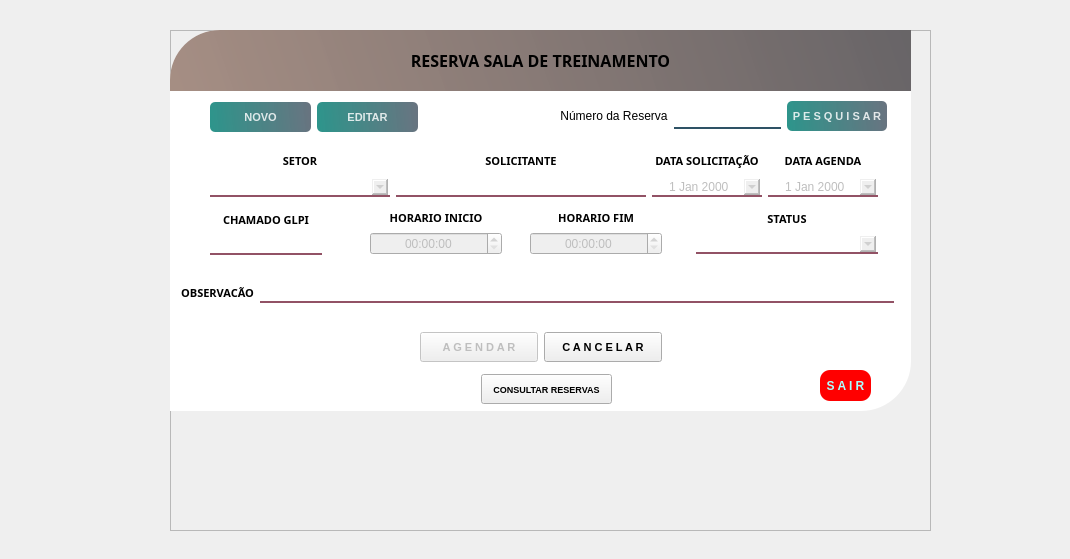
<?xml version="1.0" encoding="UTF-8"?>
<ui version="4.0">
 <class>MainWindow</class>
 <widget class="QMainWindow" name="MainWindow">
  <property name="geometry">
   <rect>
    <x>0</x>
    <y>0</y>
    <width>1070</width>
    <height>559</height>
   </rect>
  </property>
  <property name="windowTitle">
   <string>MainWindow</string>
  </property>
  <widget class="QWidget" name="centralwidget">
   <widget class="QStackedWidget" name="stackedWidget">
    <property name="geometry">
     <rect>
      <x>80</x>
      <y>30</y>
      <width>941</width>
      <height>581</height>
     </rect>
    </property>
    <property name="currentIndex">
     <number>0</number>
    </property>
    <widget class="QWidget" name="page">
     <widget class="QFrame" name="frame">
      <property name="geometry">
       <rect>
        <x>90</x>
        <y>0</y>
        <width>761</width>
        <height>501</height>
       </rect>
      </property>
      <property name="frameShape">
       <enum>QFrame::StyledPanel</enum>
      </property>
      <property name="frameShadow">
       <enum>QFrame::Raised</enum>
      </property>
      <widget class="QLabel" name="label">
       <property name="geometry">
        <rect>
         <x>0</x>
         <y>0</y>
         <width>741</width>
         <height>381</height>
        </rect>
       </property>
       <property name="styleSheet">
        <string notr="true">background-color: rgb(255, 255, 255);
border-bottom-right-radius: 50px;
border-top-left-radius: 50px;</string>
       </property>
       <property name="text">
        <string/>
       </property>
      </widget>
      <widget class="QWidget" name="layoutWidget">
       <property name="geometry">
        <rect>
         <x>40</x>
         <y>120</y>
         <width>668</width>
         <height>47</height>
        </rect>
       </property>
       <layout class="QHBoxLayout" name="horizontalLayout_3">
        <item>
         <layout class="QVBoxLayout" name="verticalLayout_3">
          <item>
           <widget class="QLabel" name="label_5">
            <property name="font">
             <font>
              <family>Miriam Libre</family>
              <pointsize>8</pointsize>
              <bold>true</bold>
             </font>
            </property>
            <property name="styleSheet">
             <string notr="true">color:rgb(0,0,0)</string>
            </property>
            <property name="text">
             <string>SETOR</string>
            </property>
            <property name="alignment">
             <set>Qt::AlignCenter</set>
            </property>
           </widget>
          </item>
          <item>
           <widget class="QComboBox" name="comboBox">
            <property name="enabled">
             <bool>false</bool>
            </property>
            <property name="minimumSize">
             <size>
              <width>180</width>
              <height>0</height>
             </size>
            </property>
            <property name="styleSheet">
             <string notr="true">border:2px solid rgba(0,0,0,0);
border-bottom-color:rgba(146,82,101,255);</string>
            </property>
            <item>
             <property name="text">
              <string/>
             </property>
            </item>
            <item>
             <property name="text">
              <string>Bioimagem</string>
             </property>
            </item>
            <item>
             <property name="text">
              <string>Banco de Leite</string>
             </property>
            </item>
            <item>
             <property name="text">
              <string>Coreme</string>
             </property>
            </item>
            <item>
             <property name="text">
              <string>Carteira Médica</string>
             </property>
            </item>
            <item>
             <property name="text">
              <string>CCIH</string>
             </property>
            </item>
            <item>
             <property name="text">
              <string>Diretoria</string>
             </property>
            </item>
            <item>
             <property name="text">
              <string>Externo - Outros</string>
             </property>
            </item>
            <item>
             <property name="text">
              <string>Externo - UEFS</string>
             </property>
            </item>
            <item>
             <property name="text">
              <string>Farmacia</string>
             </property>
            </item>
            <item>
             <property name="text">
              <string>IESG</string>
             </property>
            </item>
            <item>
             <property name="text">
              <string>Nutrição</string>
             </property>
            </item>
            <item>
             <property name="text">
              <string>Núcleo de Educação</string>
             </property>
            </item>
            <item>
             <property name="text">
              <string>Psicologia</string>
             </property>
            </item>
            <item>
             <property name="text">
              <string>Transporte</string>
             </property>
            </item>
            <item>
             <property name="text">
              <string>Planejamento Estratégico</string>
             </property>
            </item>
            <item>
             <property name="text">
              <string>Recursos Humanos</string>
             </property>
            </item>
            <item>
             <property name="text">
              <string>Tecnologia da Informação</string>
             </property>
            </item>
            <item>
             <property name="text">
              <string>Oncologia</string>
             </property>
            </item>
            <item>
             <property name="text">
              <string>Outros</string>
             </property>
            </item>
           </widget>
          </item>
         </layout>
        </item>
        <item>
         <layout class="QVBoxLayout" name="verticalLayout_4">
          <item>
           <widget class="QLabel" name="label_6">
            <property name="font">
             <font>
              <family>Miriam Libre</family>
              <pointsize>8</pointsize>
              <bold>true</bold>
             </font>
            </property>
            <property name="styleSheet">
             <string notr="true">color:rgb(0,0,0)</string>
            </property>
            <property name="text">
             <string>SOLICITANTE</string>
            </property>
            <property name="alignment">
             <set>Qt::AlignCenter</set>
            </property>
           </widget>
          </item>
          <item>
           <widget class="QLineEdit" name="lineEdit">
            <property name="enabled">
             <bool>false</bool>
            </property>
            <property name="minimumSize">
             <size>
              <width>240</width>
              <height>0</height>
             </size>
            </property>
            <property name="styleSheet">
             <string notr="true">border:2px solid rgba(0,0,0,0);
border-bottom-color:rgba(146,82,101,255);</string>
            </property>
           </widget>
          </item>
         </layout>
        </item>
        <item>
         <layout class="QVBoxLayout" name="verticalLayout_5">
          <item>
           <widget class="QLabel" name="label_7">
            <property name="font">
             <font>
              <family>Miriam Libre</family>
              <pointsize>8</pointsize>
              <bold>true</bold>
             </font>
            </property>
            <property name="styleSheet">
             <string notr="true">color:rgb(0,0,0)</string>
            </property>
            <property name="text">
             <string>DATA SOLICITAÇÃO</string>
            </property>
            <property name="alignment">
             <set>Qt::AlignCenter</set>
            </property>
           </widget>
          </item>
          <item>
           <widget class="QDateEdit" name="dateEdit">
            <property name="enabled">
             <bool>false</bool>
            </property>
            <property name="minimumSize">
             <size>
              <width>110</width>
              <height>0</height>
             </size>
            </property>
            <property name="maximumSize">
             <size>
              <width>16777215</width>
              <height>16777213</height>
             </size>
            </property>
            <property name="styleSheet">
             <string notr="true">border:2px solid rgba(0,0,0,0);
border-bottom-color:rgba(146,82,101,255);</string>
            </property>
            <property name="alignment">
             <set>Qt::AlignCenter</set>
            </property>
            <property name="calendarPopup">
             <bool>true</bool>
            </property>
           </widget>
          </item>
         </layout>
        </item>
        <item>
         <layout class="QVBoxLayout" name="verticalLayout_6">
          <item>
           <widget class="QLabel" name="label_8">
            <property name="font">
             <font>
              <family>Miriam Libre</family>
              <pointsize>8</pointsize>
              <bold>true</bold>
             </font>
            </property>
            <property name="styleSheet">
             <string notr="true">color:rgb(0,0,0)</string>
            </property>
            <property name="text">
             <string>DATA AGENDA</string>
            </property>
            <property name="alignment">
             <set>Qt::AlignCenter</set>
            </property>
           </widget>
          </item>
          <item>
           <widget class="QDateEdit" name="dateEdit_2">
            <property name="enabled">
             <bool>false</bool>
            </property>
            <property name="minimumSize">
             <size>
              <width>110</width>
              <height>0</height>
             </size>
            </property>
            <property name="styleSheet">
             <string notr="true">border:2px solid rgba(0,0,0,0);
border-bottom-color:rgba(146,82,101,255);</string>
            </property>
            <property name="alignment">
             <set>Qt::AlignCenter</set>
            </property>
            <property name="calendarPopup">
             <bool>true</bool>
            </property>
           </widget>
          </item>
         </layout>
        </item>
       </layout>
      </widget>
      <widget class="QLabel" name="label_4">
       <property name="geometry">
        <rect>
         <x>0</x>
         <y>0</y>
         <width>741</width>
         <height>61</height>
        </rect>
       </property>
       <property name="font">
        <font>
         <family>Miriam Libre</family>
         <pointsize>12</pointsize>
         <bold>true</bold>
        </font>
       </property>
       <property name="styleSheet">
        <string notr="true">background-color: qlineargradient(spread:pad, x1:0, y1:0.505682,x2:1,y2:0.477, stop:0 rgba(150, 123, 111, 219), stop:1 rgba(85, 81, 84, 226));
border-top-left-radius: 50px;
color:rgb(0,0,0)</string>
       </property>
       <property name="text">
        <string>RESERVA SALA DE TREINAMENTO</string>
       </property>
       <property name="alignment">
        <set>Qt::AlignCenter</set>
       </property>
      </widget>
      <widget class="QWidget" name="layoutWidget">
       <property name="geometry">
        <rect>
         <x>526</x>
         <y>179</y>
         <width>182</width>
         <height>45</height>
        </rect>
       </property>
       <layout class="QVBoxLayout" name="verticalLayout_7">
        <item>
         <widget class="QLabel" name="label_10">
          <property name="font">
           <font>
            <family>Miriam Libre</family>
            <pointsize>8</pointsize>
            <bold>true</bold>
           </font>
          </property>
          <property name="styleSheet">
           <string notr="true">color:rgb(0,0,0)</string>
          </property>
          <property name="text">
           <string>STATUS</string>
          </property>
          <property name="alignment">
           <set>Qt::AlignCenter</set>
          </property>
         </widget>
        </item>
        <item>
         <widget class="QComboBox" name="comboBox_2">
          <property name="enabled">
           <bool>false</bool>
          </property>
          <property name="minimumSize">
           <size>
            <width>180</width>
            <height>0</height>
           </size>
          </property>
          <property name="styleSheet">
           <string notr="true">border:2px solid rgba(0,0,0,0);
border-bottom-color:rgba(146,82,101,255);</string>
          </property>
          <item>
           <property name="text">
            <string/>
           </property>
          </item>
          <item>
           <property name="text">
            <string>Agendado</string>
           </property>
          </item>
          <item>
           <property name="text">
            <string>Aguardando chamado</string>
           </property>
          </item>
          <item>
           <property name="text">
            <string>Aguardando confirmação</string>
           </property>
          </item>
          <item>
           <property name="text">
            <string>Cancelado</string>
           </property>
          </item>
         </widget>
        </item>
       </layout>
      </widget>
      <widget class="QWidget" name="layoutWidget">
       <property name="geometry">
        <rect>
         <x>200</x>
         <y>180</y>
         <width>132</width>
         <height>45</height>
        </rect>
       </property>
       <layout class="QVBoxLayout" name="verticalLayout">
        <item>
         <widget class="QLabel" name="label_9">
          <property name="font">
           <font>
            <family>Miriam Libre</family>
            <pointsize>8</pointsize>
            <bold>true</bold>
           </font>
          </property>
          <property name="styleSheet">
           <string notr="true">color:rgb(0,0,0)</string>
          </property>
          <property name="text">
           <string>HORARIO INICIO</string>
          </property>
          <property name="alignment">
           <set>Qt::AlignCenter</set>
          </property>
         </widget>
        </item>
        <item>
         <widget class="QTimeEdit" name="timeEdit">
          <property name="enabled">
           <bool>false</bool>
          </property>
          <property name="alignment">
           <set>Qt::AlignCenter</set>
          </property>
          <property name="calendarPopup">
           <bool>true</bool>
          </property>
         </widget>
        </item>
       </layout>
      </widget>
      <widget class="QWidget" name="layoutWidget">
       <property name="geometry">
        <rect>
         <x>360</x>
         <y>180</y>
         <width>132</width>
         <height>45</height>
        </rect>
       </property>
       <layout class="QVBoxLayout" name="verticalLayout_2">
        <item>
         <widget class="QLabel" name="label_11">
          <property name="font">
           <font>
            <family>Miriam Libre</family>
            <pointsize>8</pointsize>
            <bold>true</bold>
           </font>
          </property>
          <property name="styleSheet">
           <string notr="true">color:rgb(0,0,0)</string>
          </property>
          <property name="text">
           <string>HORARIO FIM</string>
          </property>
          <property name="alignment">
           <set>Qt::AlignCenter</set>
          </property>
         </widget>
        </item>
        <item>
         <widget class="QTimeEdit" name="timeEdit_2">
          <property name="enabled">
           <bool>false</bool>
          </property>
          <property name="alignment">
           <set>Qt::AlignCenter</set>
          </property>
         </widget>
        </item>
       </layout>
      </widget>
      <widget class="QWidget" name="layoutWidget">
       <property name="geometry">
        <rect>
         <x>40</x>
         <y>180</y>
         <width>112</width>
         <height>45</height>
        </rect>
       </property>
       <layout class="QVBoxLayout" name="verticalLayout_8">
        <item>
         <widget class="QLabel" name="label_13">
          <property name="font">
           <font>
            <family>Miriam Libre</family>
            <pointsize>8</pointsize>
            <bold>true</bold>
           </font>
          </property>
          <property name="styleSheet">
           <string notr="true">color:rgb(0,0,0)</string>
          </property>
          <property name="text">
           <string>CHAMADO GLPI</string>
          </property>
          <property name="alignment">
           <set>Qt::AlignCenter</set>
          </property>
         </widget>
        </item>
        <item>
         <widget class="QLineEdit" name="lineEdit_3">
          <property name="enabled">
           <bool>false</bool>
          </property>
          <property name="minimumSize">
           <size>
            <width>110</width>
            <height>0</height>
           </size>
          </property>
          <property name="styleSheet">
           <string notr="true">border:2px solid rgba(0,0,0,0);
border-bottom-color:rgba(146,82,101,255);</string>
          </property>
         </widget>
        </item>
       </layout>
      </widget>
      <widget class="QWidget" name="layoutWidget">
       <property name="geometry">
        <rect>
         <x>390</x>
         <y>70</y>
         <width>327</width>
         <height>32</height>
        </rect>
       </property>
       <layout class="QHBoxLayout" name="horizontalLayout">
        <item>
         <widget class="QLabel" name="label_81">
          <property name="styleSheet">
           <string notr="true">color: rgb(0, 0, 0);</string>
          </property>
          <property name="text">
           <string>Número da Reserva</string>
          </property>
          <property name="alignment">
           <set>Qt::AlignCenter</set>
          </property>
         </widget>
        </item>
        <item>
         <widget class="QLineEdit" name="txt_consulta_reserva">
          <property name="minimumSize">
           <size>
            <width>100</width>
            <height>0</height>
           </size>
          </property>
          <property name="styleSheet">
           <string notr="true">
border:2px solid rgba(0,0,0,0);
border-bottom-color:rgba(46,82,101,255);
color:rgb(0,0,0);
padding-bottom:7px
</string>
          </property>
          <property name="text">
           <string/>
          </property>
         </widget>
        </item>
        <item>
         <widget class="QPushButton" name="btn_pesquisarNoti">
          <property name="minimumSize">
           <size>
            <width>100</width>
            <height>30</height>
           </size>
          </property>
          <property name="font">
           <font>
            <pointsize>8</pointsize>
            <bold>true</bold>
           </font>
          </property>
          <property name="styleSheet">
           <string notr="true">QPushButton#btn_pesquisarNoti{
	background-color: qlineargradient(spread:pad, x1:0, y1:0.505682, x2:1, y2:0.477, stop:0 rgba(11, 131, 120, 219), stop:1 rgba(85, 98, 112, 226));
	color:rgba(255, 255, 255, 210);
	border-radius: 5px;
}
QPushButton#btn_pesquisarNoti:hover{
	background-color: qlineargradient(spread:pad, x1:0, y1:0.505682,x2:1,y2:0.477, stop:0 rgba(150, 123, 111, 219), stop:1 rgba(85, 81, 84, 226));
}
QPushButton#btn_pesquisarNoti:pressed{
	padding-left:5px;
	padding -top:5px;
	background-color:rgba(150, 123, 111, 255);
}</string>
          </property>
          <property name="text">
           <string>P E S Q U I S A R</string>
          </property>
          <property name="iconSize">
           <size>
            <width>24</width>
            <height>24</height>
           </size>
          </property>
         </widget>
        </item>
       </layout>
      </widget>
      <widget class="QWidget" name="layoutWidget">
       <property name="geometry">
        <rect>
         <x>40</x>
         <y>70</y>
         <width>208</width>
         <height>34</height>
        </rect>
       </property>
       <layout class="QHBoxLayout" name="horizontalLayout_4">
        <item>
         <widget class="QPushButton" name="btn_notifica">
          <property name="minimumSize">
           <size>
            <width>100</width>
            <height>30</height>
           </size>
          </property>
          <property name="font">
           <font>
            <pointsize>8</pointsize>
            <bold>true</bold>
           </font>
          </property>
          <property name="styleSheet">
           <string notr="true">QPushButton#btn_notifica{
	background-color: qlineargradient(spread:pad, x1:0, y1:0.505682, x2:1, y2:0.477, stop:0 rgba(11, 131, 120, 219), stop:1 rgba(85, 98, 112, 226));
	color:rgba(255, 255, 255, 210);
	border-radius: 5px;
}
QPushButton#btn_notifica:hover{
	background-color: qlineargradient(spread:pad, x1:0, y1:0.505682,x2:1,y2:0.477, stop:0 rgba(150, 123, 111, 219), stop:1 rgba(85, 81, 84, 226));
}
QPushButton#btn_notifica:pressed{
	padding-left:5px;
	padding -top:5px;
	background-color:rgba(150, 123, 111, 255);
}</string>
          </property>
          <property name="text">
           <string>NOVO</string>
          </property>
          <property name="icon">
           <iconset>
            <normaloff>:/Icons/relatorio-de-saude.png</normaloff>:/Icons/relatorio-de-saude.png</iconset>
          </property>
          <property name="iconSize">
           <size>
            <width>24</width>
            <height>24</height>
           </size>
          </property>
         </widget>
        </item>
        <item>
         <widget class="QPushButton" name="btn_editar">
          <property name="enabled">
           <bool>false</bool>
          </property>
          <property name="minimumSize">
           <size>
            <width>100</width>
            <height>30</height>
           </size>
          </property>
          <property name="font">
           <font>
            <pointsize>8</pointsize>
            <bold>true</bold>
           </font>
          </property>
          <property name="styleSheet">
           <string notr="true">QPushButton#btn_editar{
	background-color: qlineargradient(spread:pad, x1:0, y1:0.505682, x2:1, y2:0.477, stop:0 rgba(11, 131, 120, 219), stop:1 rgba(85, 98, 112, 226));
	color:rgba(255, 255, 255, 210);
	border-radius: 5px;
}
QPushButton#btn_editar:hover{
	background-color: qlineargradient(spread:pad, x1:0, y1:0.505682,x2:1,y2:0.477, stop:0 rgba(150, 123, 111, 219), stop:1 rgba(85, 81, 84, 226));
}
QPushButton#btn_editar:pressed{
	padding-left:5px;
	padding -top:5px;
	background-color:rgba(150, 123, 111, 255);
}</string>
          </property>
          <property name="text">
           <string>EDITAR</string>
          </property>
          <property name="icon">
           <iconset>
            <normaloff>:/Icons/relatorio-de-saude.png</normaloff>:/Icons/relatorio-de-saude.png</iconset>
          </property>
          <property name="iconSize">
           <size>
            <width>24</width>
            <height>24</height>
           </size>
          </property>
         </widget>
        </item>
       </layout>
      </widget>
      <widget class="QWidget" name="layoutWidget">
       <property name="geometry">
        <rect>
         <x>250</x>
         <y>300</y>
         <width>242</width>
         <height>34</height>
        </rect>
       </property>
       <layout class="QHBoxLayout" name="horizontalLayout_5">
        <item>
         <widget class="QPushButton" name="btn_agendar">
          <property name="enabled">
           <bool>false</bool>
          </property>
          <property name="minimumSize">
           <size>
            <width>100</width>
            <height>30</height>
           </size>
          </property>
          <property name="font">
           <font>
            <pointsize>8</pointsize>
            <bold>true</bold>
           </font>
          </property>
          <property name="styleSheet">
           <string notr="true">QPushButton#btn_notifica{
	background-color: qlineargradient(spread:pad, x1:0, y1:0.505682, x2:1, y2:0.477, stop:0 rgba(11, 131, 120, 219), stop:1 rgba(85, 98, 112, 226));
	color:rgba(255, 255, 255, 210);
	border-radius: 5px;
}
QPushButton#btn_notifica:hover{
	background-color: qlineargradient(spread:pad, x1:0, y1:0.505682,x2:1,y2:0.477, stop:0 rgba(150, 123, 111, 219), stop:1 rgba(85, 81, 84, 226));
}
QPushButton#btn_notifica:pressed{
	padding-left:5px;
	padding -top:5px;
	background-color:rgba(150, 123, 111, 255);
}</string>
          </property>
          <property name="text">
           <string>A G E N D A R</string>
          </property>
          <property name="icon">
           <iconset>
            <normaloff>:/Icons/relatorio-de-saude.png</normaloff>:/Icons/relatorio-de-saude.png</iconset>
          </property>
          <property name="iconSize">
           <size>
            <width>24</width>
            <height>24</height>
           </size>
          </property>
         </widget>
        </item>
        <item>
         <widget class="QPushButton" name="btn_cancelar">
          <property name="minimumSize">
           <size>
            <width>100</width>
            <height>30</height>
           </size>
          </property>
          <property name="font">
           <font>
            <pointsize>8</pointsize>
            <bold>true</bold>
           </font>
          </property>
          <property name="styleSheet">
           <string notr="true">QPushButton#btn_notifica{
	background-color: qlineargradient(spread:pad, x1:0, y1:0.505682, x2:1, y2:0.477, stop:0 rgba(11, 131, 120, 219), stop:1 rgba(85, 98, 112, 226));
	color:rgba(255, 255, 255, 210);
	border-radius: 5px;
}
QPushButton#btn_notifica:hover{
	background-color: qlineargradient(spread:pad, x1:0, y1:0.505682,x2:1,y2:0.477, stop:0 rgba(150, 123, 111, 219), stop:1 rgba(85, 81, 84, 226));
}
QPushButton#btn_notifica:pressed{
	padding-left:5px;
	padding -top:5px;
	background-color:rgba(150, 123, 111, 255);
}</string>
          </property>
          <property name="text">
           <string>C A N C E L A R</string>
          </property>
          <property name="icon">
           <iconset>
            <normaloff>:/Icons/relatorio-de-saude.png</normaloff>:/Icons/relatorio-de-saude.png</iconset>
          </property>
          <property name="iconSize">
           <size>
            <width>24</width>
            <height>24</height>
           </size>
          </property>
         </widget>
        </item>
       </layout>
      </widget>
      <widget class="QWidget" name="layoutWidget">
       <property name="geometry">
        <rect>
         <x>11</x>
         <y>251</y>
         <width>713</width>
         <height>24</height>
        </rect>
       </property>
       <layout class="QHBoxLayout" name="horizontalLayout_2">
        <item>
         <widget class="QLabel" name="label_12">
          <property name="font">
           <font>
            <family>Miriam Libre</family>
            <pointsize>8</pointsize>
            <bold>true</bold>
           </font>
          </property>
          <property name="styleSheet">
           <string notr="true">color:rgb(0,0,0)</string>
          </property>
          <property name="text">
           <string>OBSERVACÃO</string>
          </property>
          <property name="alignment">
           <set>Qt::AlignCenter</set>
          </property>
         </widget>
        </item>
        <item>
         <widget class="QLineEdit" name="lineEdit_2">
          <property name="enabled">
           <bool>false</bool>
          </property>
          <property name="minimumSize">
           <size>
            <width>640</width>
            <height>0</height>
           </size>
          </property>
          <property name="maximumSize">
           <size>
            <width>640</width>
            <height>16777215</height>
           </size>
          </property>
          <property name="styleSheet">
           <string notr="true">border:2px solid rgba(0,0,0,0);
border-bottom-color:rgba(146,82,101,255);</string>
          </property>
         </widget>
        </item>
       </layout>
      </widget>
      <widget class="QPushButton" name="btn_reservas">
       <property name="geometry">
        <rect>
         <x>311</x>
         <y>344</y>
         <width>131</width>
         <height>30</height>
        </rect>
       </property>
       <property name="minimumSize">
        <size>
         <width>100</width>
         <height>30</height>
        </size>
       </property>
       <property name="font">
        <font>
         <pointsize>7</pointsize>
         <bold>true</bold>
        </font>
       </property>
       <property name="styleSheet">
        <string notr="true">QPushButton#btn_notifica{
	background-color: qlineargradient(spread:pad, x1:0, y1:0.505682, x2:1, y2:0.477, stop:0 rgba(11, 131, 120, 219), stop:1 rgba(85, 98, 112, 226));
	color:rgba(255, 255, 255, 210);
	border-radius: 5px;
}
QPushButton#btn_notifica:hover{
	background-color: qlineargradient(spread:pad, x1:0, y1:0.505682,x2:1,y2:0.477, stop:0 rgba(150, 123, 111, 219), stop:1 rgba(85, 81, 84, 226));
}
QPushButton#btn_notifica:pressed{
	padding-left:5px;
	padding -top:5px;
	background-color:rgba(150, 123, 111, 255);
}</string>
       </property>
       <property name="text">
        <string>CONSULTAR RESERVAS</string>
       </property>
       <property name="icon">
        <iconset>
         <normaloff>:/Icons/relatorio-de-saude.png</normaloff>:/Icons/relatorio-de-saude.png</iconset>
       </property>
       <property name="iconSize">
        <size>
         <width>24</width>
         <height>24</height>
        </size>
       </property>
      </widget>
      <widget class="QPushButton" name="btn_sair">
       <property name="geometry">
        <rect>
         <x>650</x>
         <y>340</y>
         <width>51</width>
         <height>31</height>
        </rect>
       </property>
       <property name="minimumSize">
        <size>
         <width>0</width>
         <height>30</height>
        </size>
       </property>
       <property name="font">
        <font>
         <pointsize>9</pointsize>
         <bold>true</bold>
        </font>
       </property>
       <property name="styleSheet">
        <string notr="true">QPushButton#btn_sair{
	background-color:rgb(255,0,0);
	color:rgb(170, 255, 255);
	border-radius: 10px;
}
QPushButton#btn_sair:hover{
	background-color: qlineargradient(spread:pad, x1:0, y1:0.505682,x2:1,y2:0.477, stop:0 rgba(150, 123, 111, 219), stop:1 rgba(85, 81, 84, 226));
}
QPushButton#btn_sair:pressed{
	padding-left:5px;
	padding -top:5px;
	background-color:rgba(150, 123, 111, 255);
}


</string>
       </property>
       <property name="text">
        <string>S A I R</string>
       </property>
       <property name="icon">
        <iconset>
         <normaloff>:/Icons/relatorio-de-saude.png</normaloff>:/Icons/relatorio-de-saude.png</iconset>
       </property>
       <property name="iconSize">
        <size>
         <width>24</width>
         <height>24</height>
        </size>
       </property>
      </widget>
     </widget>
    </widget>
    <widget class="QWidget" name="page_2">
     <widget class="QLabel" name="label_3">
      <property name="geometry">
       <rect>
        <x>0</x>
        <y>0</y>
        <width>971</width>
        <height>491</height>
       </rect>
      </property>
      <property name="styleSheet">
       <string notr="true">background-color: rgb(255, 255, 255);</string>
      </property>
      <property name="text">
       <string/>
      </property>
     </widget>
     <widget class="QFrame" name="frame_2">
      <property name="geometry">
       <rect>
        <x>0</x>
        <y>0</y>
        <width>941</width>
        <height>471</height>
       </rect>
      </property>
      <property name="frameShape">
       <enum>QFrame::StyledPanel</enum>
      </property>
      <property name="frameShadow">
       <enum>QFrame::Raised</enum>
      </property>
      <widget class="QTableWidget" name="tableWidget">
       <property name="geometry">
        <rect>
         <x>40</x>
         <y>150</y>
         <width>891</width>
         <height>192</height>
        </rect>
       </property>
       <column>
        <property name="text">
         <string>Reserva</string>
        </property>
       </column>
       <column>
        <property name="text">
         <string>Setor</string>
        </property>
       </column>
       <column>
        <property name="text">
         <string>Solicitante</string>
        </property>
       </column>
       <column>
        <property name="text">
         <string>Data Solicitação</string>
        </property>
       </column>
       <column>
        <property name="text">
         <string>Data Agenda</string>
        </property>
       </column>
       <column>
        <property name="text">
         <string>Hora Inicio</string>
        </property>
       </column>
       <column>
        <property name="text">
         <string>Hora Fim</string>
        </property>
       </column>
       <column>
        <property name="text">
         <string>Status</string>
        </property>
       </column>
       <column>
        <property name="text">
         <string>OBS</string>
        </property>
       </column>
      </widget>
      <widget class="QLabel" name="label_14">
       <property name="geometry">
        <rect>
         <x>300</x>
         <y>20</y>
         <width>351</width>
         <height>61</height>
        </rect>
       </property>
       <property name="font">
        <font>
         <family>Miriam Libre</family>
         <pointsize>23</pointsize>
         <bold>true</bold>
        </font>
       </property>
       <property name="styleSheet">
        <string notr="true">color:rgb(0,0,0)</string>
       </property>
       <property name="text">
        <string>CONSULTAR RESERVAS</string>
       </property>
       <property name="alignment">
        <set>Qt::AlignCenter</set>
       </property>
      </widget>
      <widget class="QPushButton" name="pushButton_2">
       <property name="geometry">
        <rect>
         <x>410</x>
         <y>380</y>
         <width>75</width>
         <height>24</height>
        </rect>
       </property>
       <property name="text">
        <string>AGENDAR</string>
       </property>
      </widget>
      <widget class="QWidget" name="">
       <property name="geometry">
        <rect>
         <x>90</x>
         <y>100</y>
         <width>249</width>
         <height>26</height>
        </rect>
       </property>
       <layout class="QHBoxLayout" name="horizontalLayout_7">
        <item>
         <widget class="QLabel" name="label_2">
          <property name="text">
           <string>Setor</string>
          </property>
          <property name="alignment">
           <set>Qt::AlignCenter</set>
          </property>
         </widget>
        </item>
        <item>
         <widget class="QLineEdit" name="lineEdit_4"/>
        </item>
        <item>
         <widget class="QPushButton" name="pushButton">
          <property name="text">
           <string>CONSULTAR</string>
          </property>
         </widget>
        </item>
       </layout>
      </widget>
      <widget class="QWidget" name="">
       <property name="geometry">
        <rect>
         <x>461</x>
         <y>81</y>
         <width>317</width>
         <height>50</height>
        </rect>
       </property>
       <layout class="QVBoxLayout" name="verticalLayout_9">
        <item>
         <widget class="QLabel" name="label_15">
          <property name="text">
           <string>Periodo Agenda</string>
          </property>
          <property name="alignment">
           <set>Qt::AlignCenter</set>
          </property>
         </widget>
        </item>
        <item>
         <layout class="QHBoxLayout" name="horizontalLayout_6">
          <item>
           <widget class="QLabel" name="label_16">
            <property name="text">
             <string>Inicial</string>
            </property>
            <property name="alignment">
             <set>Qt::AlignCenter</set>
            </property>
           </widget>
          </item>
          <item>
           <widget class="QDateEdit" name="dateEdit_3">
            <property name="dateTime">
             <datetime>
              <hour>0</hour>
              <minute>0</minute>
              <second>0</second>
              <year>2021</year>
              <month>1</month>
              <day>1</day>
             </datetime>
            </property>
           </widget>
          </item>
          <item>
           <widget class="QLabel" name="label_17">
            <property name="text">
             <string>Final</string>
            </property>
            <property name="alignment">
             <set>Qt::AlignCenter</set>
            </property>
           </widget>
          </item>
          <item>
           <widget class="QDateEdit" name="dateEdit_4">
            <property name="dateTime">
             <datetime>
              <hour>0</hour>
              <minute>0</minute>
              <second>0</second>
              <year>2022</year>
              <month>1</month>
              <day>1</day>
             </datetime>
            </property>
           </widget>
          </item>
          <item>
           <widget class="QPushButton" name="pushButton_3">
            <property name="text">
             <string>CONSULTAR</string>
            </property>
           </widget>
          </item>
         </layout>
        </item>
       </layout>
      </widget>
     </widget>
    </widget>
   </widget>
  </widget>
 </widget>
 <resources/>
 <connections/>
</ui>
